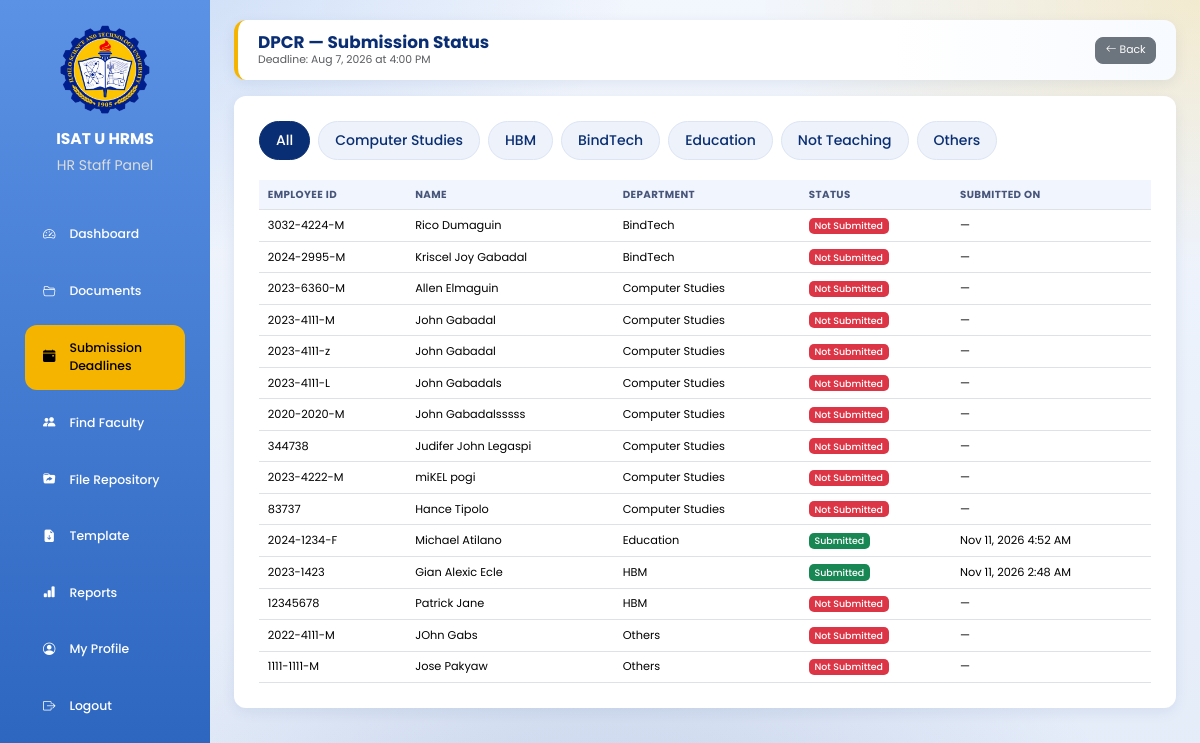
The app's page /hr_staff/deadline_submissions.php?id=1 (signed in), older data.
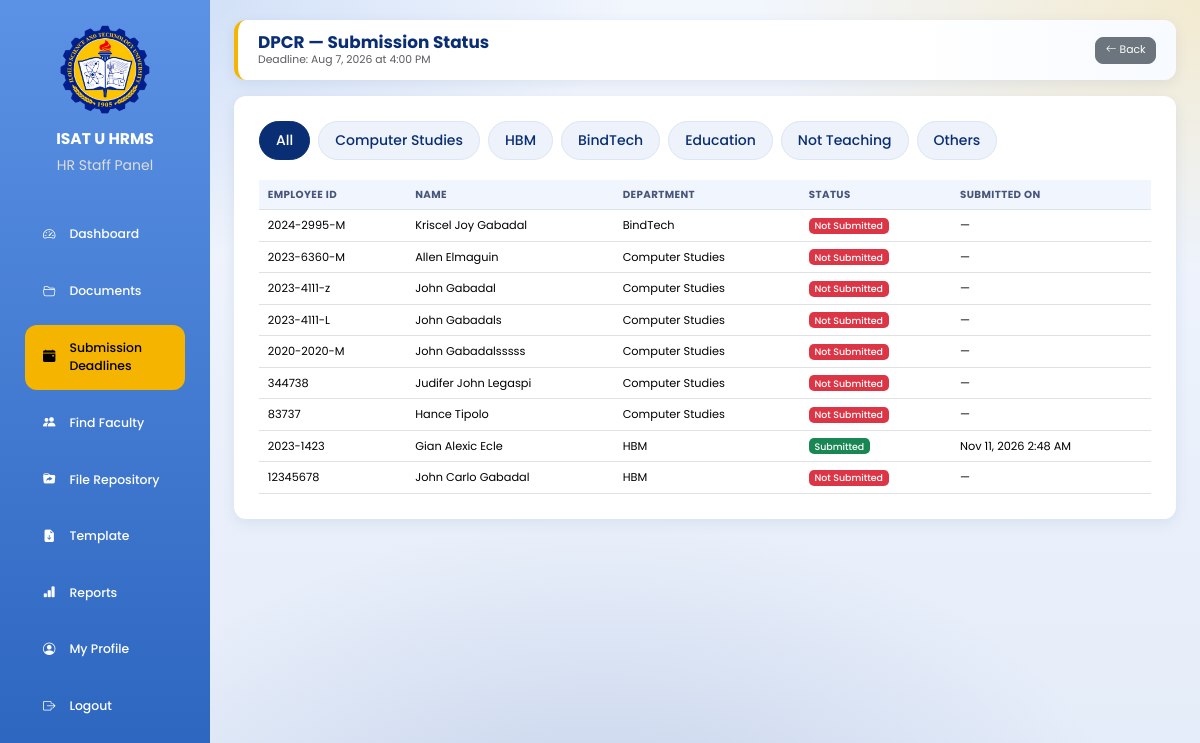
The same page, newer data.
### tables this page shows
CREATE TABLE `users` (
  `user_id` int(11) NOT NULL AUTO_INCREMENT,
  `employee_id` varchar(50) DEFAULT NULL,
  `first_name` varchar(100) NOT NULL,
  `middle_name` varchar(100) DEFAULT NULL,
  `last_name` varchar(100) NOT NULL,
  `email` varchar(150) NOT NULL,
  `password` varchar(255) NOT NULL,
  `role` varchar(20) NOT NULL,
  `department` varchar(150) DEFAULT NULL,
  `position_title` varchar(150) DEFAULT NULL,
  `profile_picture` varchar(255) DEFAULT NULL,
  `reset_token` varchar(255) DEFAULT NULL,
  `reset_token_expiry` datetime DEFAULT NULL,
  `status` varchar(20) DEFAULT 'active',
  `created_at` timestamp NOT NULL DEFAULT current_timestamp(),
  PRIMARY KEY (`user_id`)
);

### hr_staff/deadline_submissions.php (the view, shortened to what this page needs)
<?php
include "../db.php";
$deadline_id = (int)$_GET['id'];
$deadline = mysqli_fetch_assoc(mysqli_query($conn, "
SELECT sd.*, dc.category_name
FROM submission_deadlines sd
JOIN document_categories dc ON dc.category_id = sd.category_id
WHERE sd.deadline_id = '$deadline_id'
"));
$category_id = (int)$deadline['category_id'];
$faculty = mysqli_query($conn, "
SELECT u.user_id, u.employee_id, u.first_name, u.middle_name, u.last_name, u.department,
    (
        SELECT d.submitted_at FROM documents d
        WHERE d.user_id = u.user_id AND d.category_id = '$category_id' AND d.submitted_at >= '{$deadline['created_at']}'
        ORDER BY d.submitted_at DESC LIMIT 1
    ) AS submitted_at
FROM users u
WHERE u.role = 'faculty' AND u.status = 'Active'
ORDER BY u.department ASC, u.last_name ASC
");
?>
<!DOCTYPE html>
<html lang="en">
<head>
<link href="https://cdn.jsdelivr.net/npm/bootstrap@5.3.3/dist/css/bootstrap.min.css" rel="stylesheet">
<link href="https://cdn.jsdelivr.net/npm/bootstrap-icons@1.11.3/font/bootstrap-icons.css" rel="stylesheet">
<link rel="stylesheet" href="../assets/ui.css">
</head>
<body>
<div class="sidebar">
    <a href="dashboard.php" title="Go to Dashboard" style="padding:0;margin:0 auto 4px;background:none;display:block;width:fit-content;text-decoration:none;"><img src="../images/isatu_logo.png"></a>
    <h3>ISAT U HRMS</h3>
    <p>HR Staff Panel</p>
    <a href="dashboard.php"><i class="bi bi-speedometer2"></i> Dashboard</a>
    <a href="documents.php"><i class="bi bi-folder2-open"></i> Documents</a>
    <a href="deadlines.php" class="active"><i class="bi bi-calendar-event-fill"></i> Submission Deadlines</a>
    <a href="find_faculty.php"><i class="bi bi-people-fill"></i> Find Faculty</a>
<a href="repository.php"><i class="bi bi-folder-symlink-fill"></i> File Repository</a>
<a href="templates.php"><i class="bi bi-file-earmark-arrow-down-fill"></i> Template</a>
    <a href="reports.php"><i class="bi bi-bar-chart-fill"></i> Reports</a>
    <a href="profile.php"><i class="bi bi-person-circle"></i> My Profile</a>
    <a href="../logout.php" onclick="return confirm('Are you sure you want to log out?')"><i class="bi bi-box-arrow-right"></i> Logout</a>
</div>
<div class="main">
<div class="topbar">
    <div>
        <h2><?php echo htmlspecialchars($deadline['category_name']); ?> — Submission Status</h2>
        <p class="text-muted mb-0">
            Deadline: <?php echo date("M j, Y", strtotime($deadline['deadline_date'])); ?>
            at <?php echo date("g:i A", strtotime($deadline['deadline_time'])); ?>
        </p>
    </div>
    <a href="deadlines.php" class="btn btn-secondary"><i class="bi bi-arrow-left"></i> Back</a>
</div>
<div class="card-box">
<div class="dept-tabs" id="deptTabs">
    <button type="button" class="active" data-dept="All">All</button>
    <button type="button" data-dept="Computer Studies">Computer Studies</button>
    <button type="button" data-dept="HBM">HBM</button>
    <button type="button" data-dept="BindTech">BindTech</button>
    <button type="button" data-dept="Education">Education</button>
    <button type="button" data-dept="Not Teaching">Not Teaching</button>
    <button type="button" data-dept="Others">Others</button>
</div>
<div class="table-responsive">
<table class="table table-hover align-middle" id="facultyTable">
    <thead>
        <tr>
            <th>Employee ID</th>
            <th>Name</th>
            <th>Department</th>
            <th>Status</th>
            <th>Submitted On</th>
        </tr>
    </thead>
    <tbody>
    <?php while ($f = mysqli_fetch_assoc($faculty)): ?>
        <tr data-dept="<?php echo htmlspecialchars($f['department']); ?>">
            <td><?php echo htmlspecialchars($f['employee_id']); ?></td>
            <td><?php echo htmlspecialchars($f['first_name'].' '.$f['last_name']); ?></td>
            <td><?php echo htmlspecialchars($f['department']); ?></td>
            <td>
                <?php if ($f['submitted_at']): ?>
                    <span class="badge bg-success">Submitted</span>
                <?php else: ?>
                    <span class="badge bg-danger">Not Submitted</span>
                <?php endif; ?>
            </td>
            <td><?php echo $f['submitted_at'] ? date("M j, Y g:i A", strtotime($f['submitted_at'])) : '—'; ?></td>
        </tr>
    <?php endwhile; ?>
    </tbody>
</table>
</div>
</div>
</div>
</body>
</html>

Row changes from the older to the newer data that the page shows:
removed users: employee "3032-4224-M", first_name+last_name "Rico Dumaguin", department "BindTech", shows "Not Submitted"
removed users: employee "2023-4111-M", first_name+last_name "John Gabadal", department "Computer Studies", shows "Not Submitted"
removed users: employee "2023-4222-M", first_name+last_name "miKEL pogi", department "Computer Studies", shows "Not Submitted"
no longer on this page (row edited): users: employee "2024-1234-F", first_name+last_name "Michael Atilano", department "Education", shows "Submitted", submitted_at "Nov 11, 2026 4:52 AM"
removed users: employee "2022-4111-M", first_name+last_name "JOhn Gabs", department "Others", shows "Not Submitted"
removed users: employee "1111-1111-M", first_name+last_name "Jose Pakyaw", department "Others", shows "Not Submitted"
changed users: first_name+last_name "Patrick Jane" → "John Carlo Gabadal"
